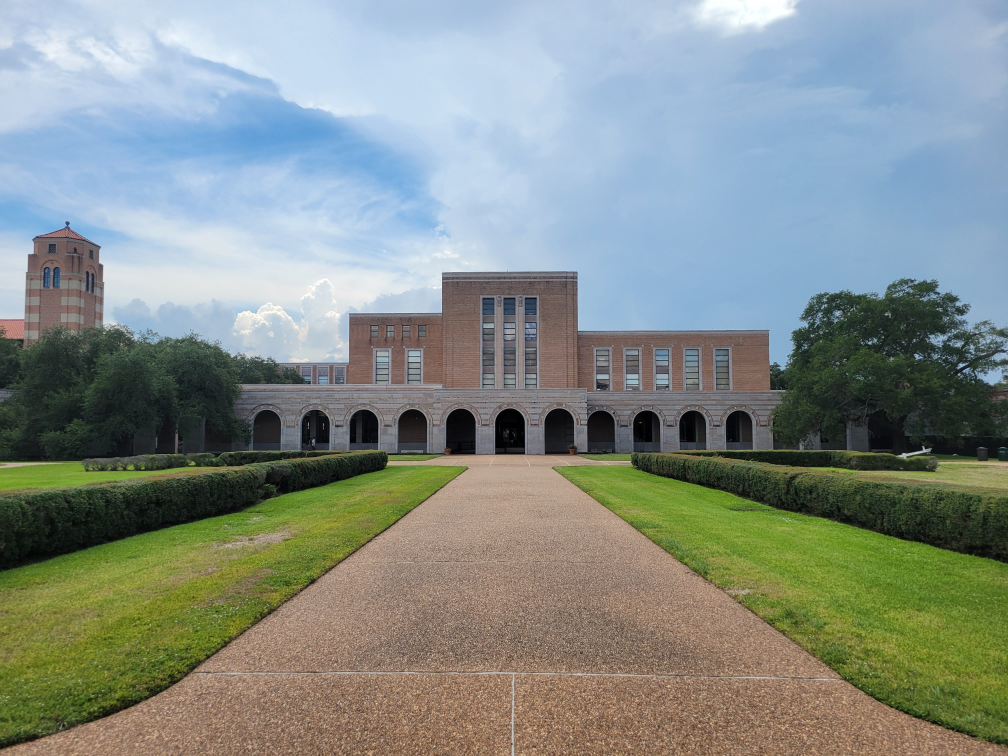
#> input picture originals/20220901_144223.jpg, 4032 x 3024 px (shown at 1/4 size); its folder holds only this picture in this run
$ jupyter execute image_processing.ipynb
#> lines starting #> are read from the running program, lines starting #| are printed output that depends on the picture
[cell 1]
import numpy as np
from PIL import Image
import os

[cell 2]
originals_dir = "./originals/"
spacials_dir = "./spacials/"
freqs_dir = "./freqs/"

[cell 3]
images = []
square_side = 360
square_dimensions = np.array([square_side, square_side])

for idx, filename in enumerate(os.listdir(originals_dir)):
    if not filename.endswith(".jpg"):
        continue

    # Pull image
    original_path = os.path.join(originals_dir, filename)
    image = Image.open(original_path)
#> image is the input picture: PIL image 4032x3024 RGB; mean R, G, B 132.4, 141.8, 136.3
    dimensions = np.array(np.array(image).shape[:2])
#> dimensions = [3024, 4032]

    # Rescale image
    min_dimension = min(dimensions)
#> min_dimension = 3024
    rescale_factor = square_side / min_dimension
#> rescale_factor = 0.119
    scaled_dimensions = np.flip((np.array(dimensions) * rescale_factor).astype('int16'))
#> scaled_dimensions = [480, 360]
    rescaled = image.resize(scaled_dimensions)
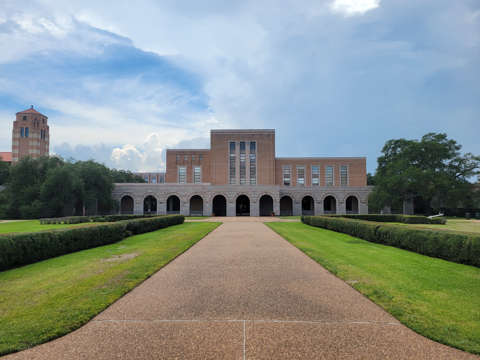
#> rescaled: PIL image 480x360 RGB; mean R, G, B 132.4, 141.8, 136.3

    # Crop image
    offset = ((scaled_dimensions - square_dimensions) / 2).astype('int16')
#> offset = [60, 0]
    cropped_dimensions = np.concatenate([offset, square_dimensions + offset])
#> cropped_dimensions = [60, 0, 420, 360]
    cropped = rescaled.crop(cropped_dimensions)
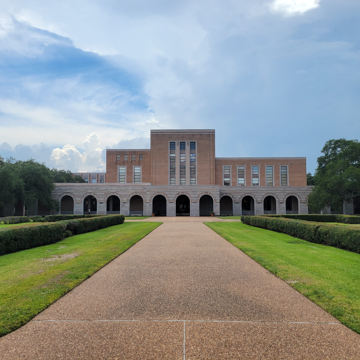
#> cropped: PIL image 360x360 RGB; mean R, G, B 139.7, 147, 143.6

    # Save transformed image
    spacial_path = os.path.join(spacials_dir, f"{idx}.jpg")
    cropped.save(spacial_path)

    # Move to frequency domain
    cropped_grey = np.array(cropped.convert('L'))
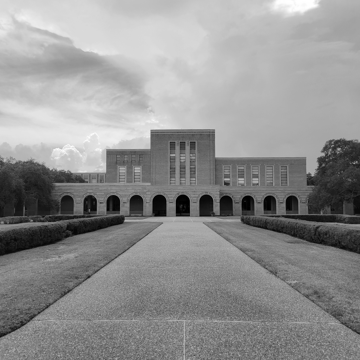
#> cropped_grey: shape (360, 360); min 0, max 255, mean 144.4
    freq_array = np.fft.fftshift(np.fft.fft2(cropped_grey))
    freq_array = np.log(abs(freq_array))
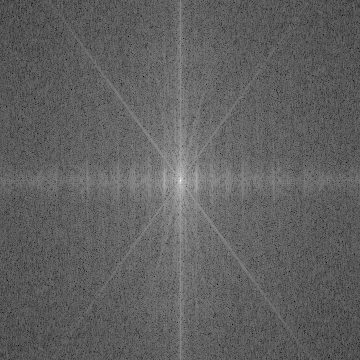
#> freq_array: shape (360, 360) float64; min 1.95, max 16.74, mean 7.57; drawn with min black and max white
    freq_array = np.floor(freq_array * 255 / freq_array.max()).astype(np.uint8)
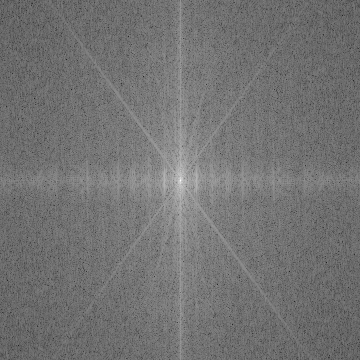
#> freq_array: shape (360, 360); min 29, max 254, mean 114.8
    freq_image = Image.fromarray(freq_array, 'L')

    # Save FFT image
    freq_path = os.path.join(freqs_dir, f"{idx}.jpg")
    freq_image.save(freq_path)

$ run again, on originals/abhishek-tiwari-v-T0Ms2BT6Y-unsplash.jpg
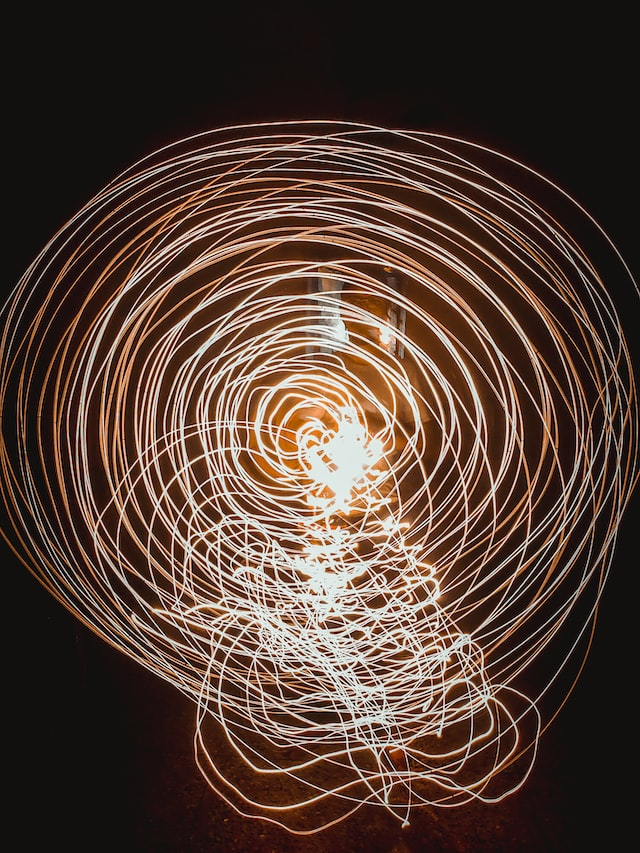
#> input picture originals/abhishek-tiwari-v-T0Ms2BT6Y-unsplash.jpg, 640 x 853 px
#> image is the input picture: PIL image 640x853 RGB; mean R, G, B 82.3, 62, 51.9
#> `cropped_grey = np.array(cropped.convert('L'))`:
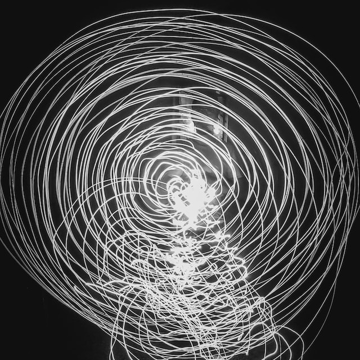
#> cropped_grey: shape (360, 360); min 0, max 246, mean 80.6
#> `freq_array = np.floor(freq_array * 255 / freq_array.max()).astype(np.u..`:
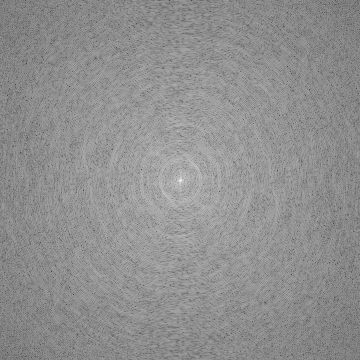
#> freq_array: shape (360, 360); min 56, max 255, mean 143.7

$ run again, on originals/adrien-brun-h7Eb45roTp8-unsplash.jpg
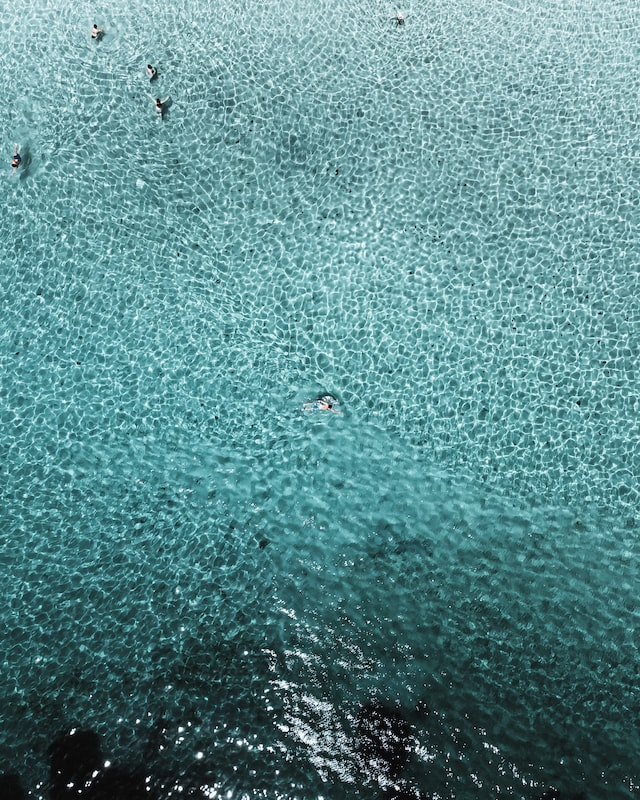
#> input picture originals/adrien-brun-h7Eb45roTp8-unsplash.jpg, 640 x 800 px
#> image is the input picture: PIL image 640x800 RGB; mean R, G, B 92, 139.2, 142.3
#> `cropped_grey = np.array(cropped.convert('L'))`:
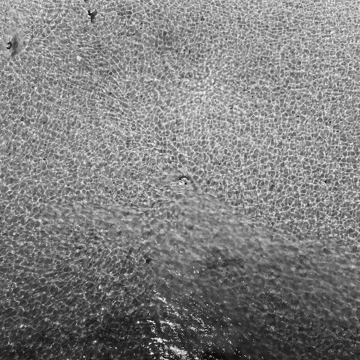
#> cropped_grey: shape (360, 360); min 1, max 254, mean 127.7
#> `freq_array = np.log(abs(freq_array))`:
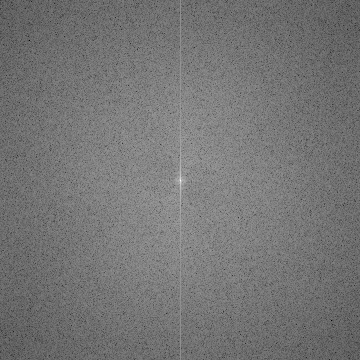
#> freq_array: shape (360, 360) float64; min 1.54, max 16.62, mean 8.48; drawn with min black and max white

$ run again, on originals/20220921_225359.jpg
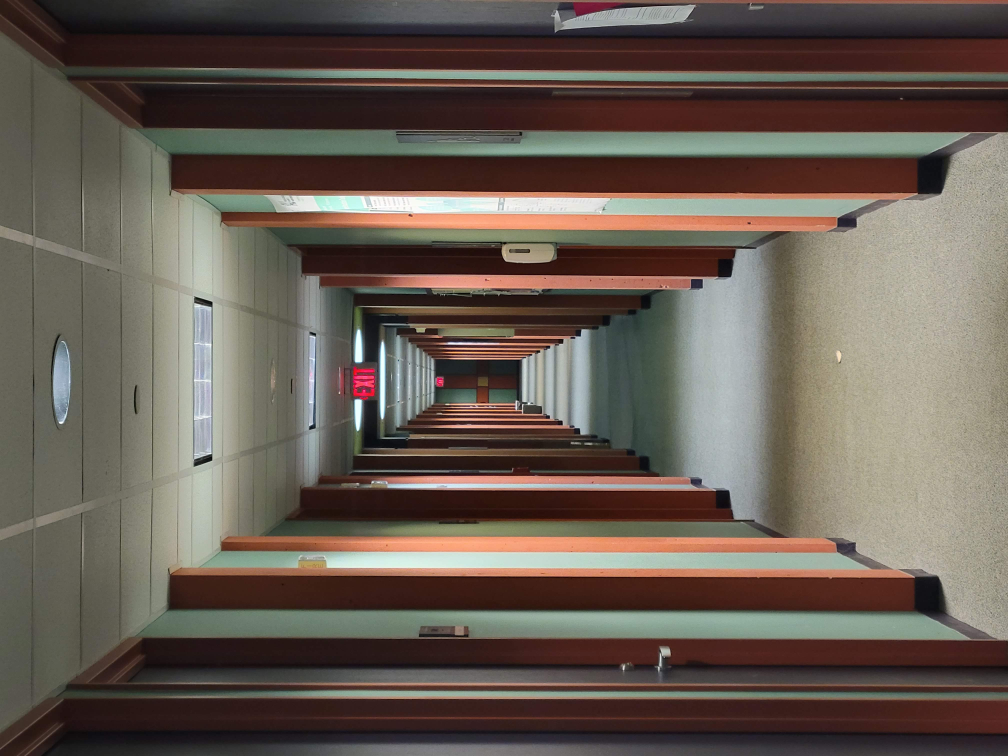
#> input picture originals/20220921_225359.jpg, 4032 x 3024 px (shown at 1/4 size)
#> image is the input picture: PIL image 4032x3024 RGB; mean R, G, B 103.3, 92.1, 82.7
#> `cropped_grey = np.array(cropped.convert('L'))`:
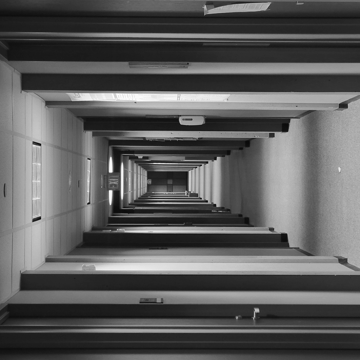
#> cropped_grey: shape (360, 360); min 6, max 254, mean 91.8
#> `freq_array = np.log(abs(freq_array))`:
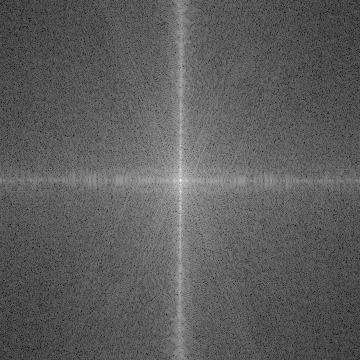
#> freq_array: shape (360, 360) float64; min 1.66, max 16.29, mean 7.04; drawn with min black and max white
